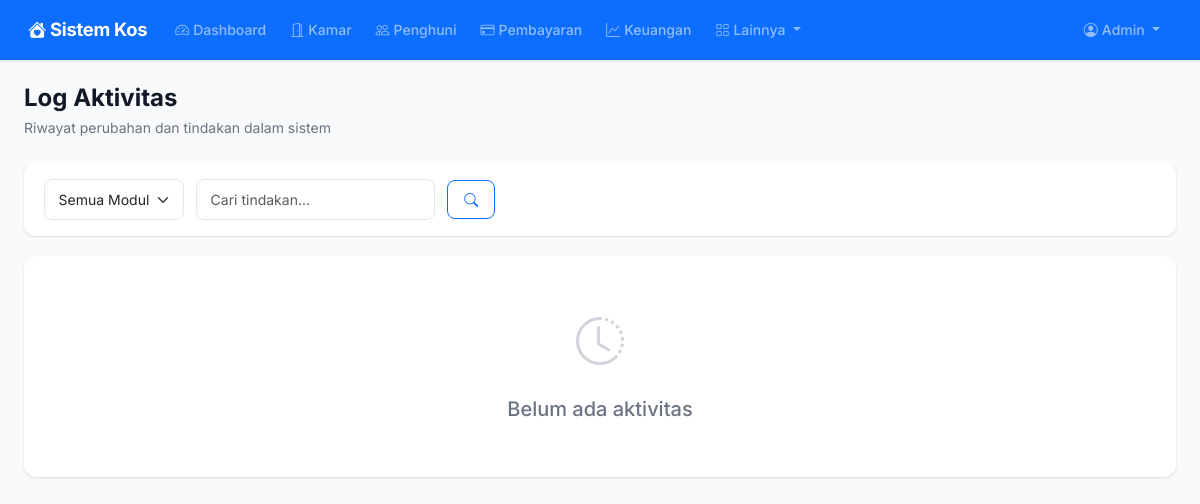
/aktivitas/ (signed in), run on an earlier commit of the app's database.
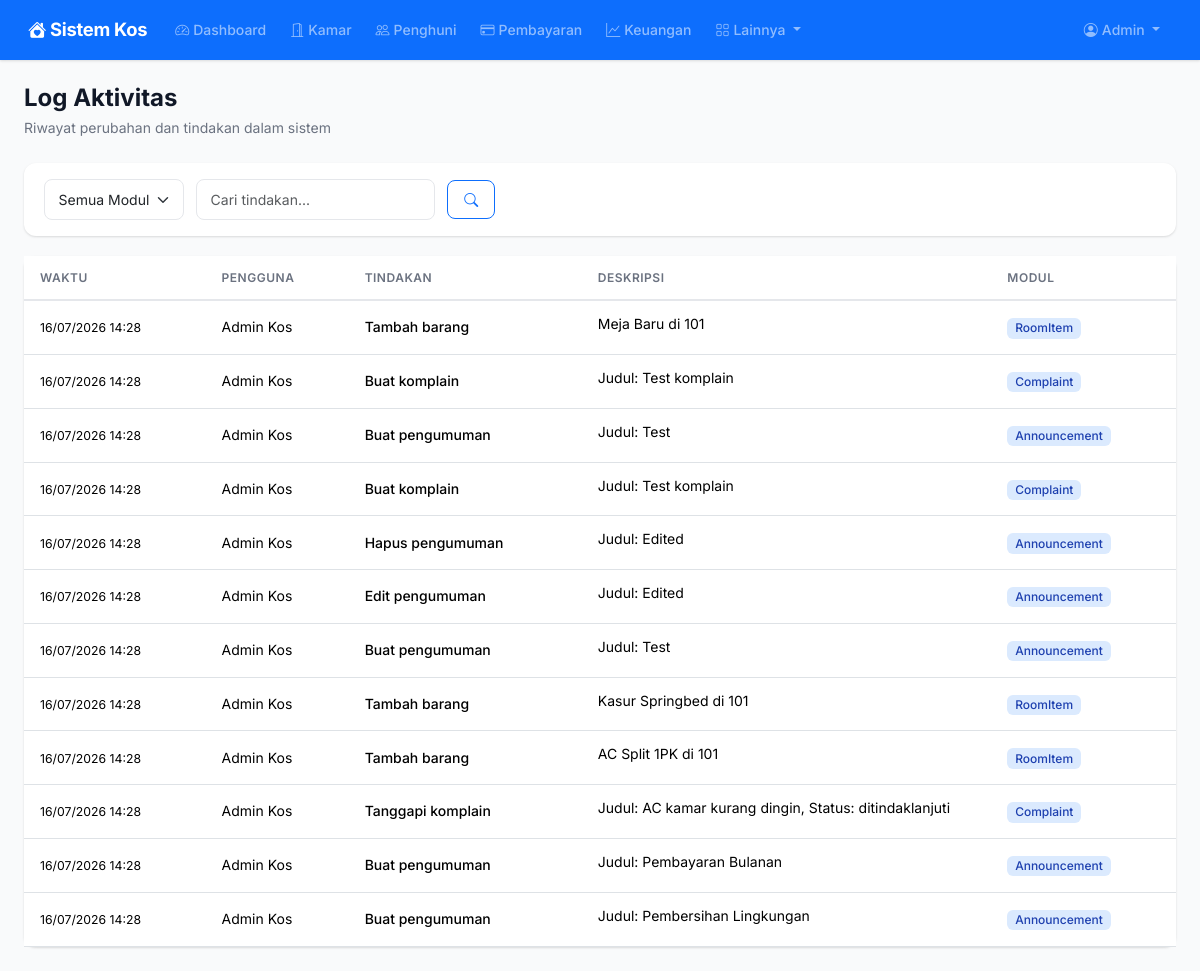
And on a later commit of the database.
### models.py (models this page shows, shortened)
class ActivityLog(db.Model):
    __tablename__ = "activity_logs"
    id = db.Column(db.Integer, primary_key=True)
    user_id = db.Column(db.Integer, db.ForeignKey("users.id"), nullable=True)
    tindakan = db.Column(db.String(100), nullable=False)
    deskripsi = db.Column(db.Text)
    model = db.Column(db.String(50))
    model_id = db.Column(db.Integer)
    created_at = db.Column(db.DateTime, default=datetime.utcnow)
    user = db.relationship("User", backref="activity_logs")

class User(UserMixin, db.Model):
    __tablename__ = "users"
    id = db.Column(db.Integer, primary_key=True)
    username = db.Column(db.String(80), unique=True, nullable=False)
    email = db.Column(db.String(120), unique=True, nullable=False)
    password_hash = db.Column(db.String(256), nullable=False)
    role = db.Column(db.String(20), nullable=False, default="client")
    nama_lengkap = db.Column(db.String(150), nullable=False)
    no_telepon = db.Column(db.String(20))
    alamat = db.Column(db.Text)
    is_active = db.Column(db.Boolean, default=True)
    created_at = db.Column(db.DateTime, default=datetime.utcnow)
    bookings = db.relationship("Booking", backref="client", lazy="dynamic")
    notifications = db.relationship("Notification", backref="user", lazy="dynamic")

### routes/activity_log.py (the view)
@activity_bp.route("/")
@login_required
def index():
    if current_user.role not in ("admin", "management"):
        return redirect(url_for("dashboard.index"))
    model = request.args.get("model", "")
    tindakan = request.args.get("tindakan", "")
    q = ActivityLog.query
    if model:
        q = q.filter_by(model=model)
    if tindakan:
        q = q.filter(ActivityLog.tindakan.ilike(f"%{tindakan}%"))
    logs = q.order_by(ActivityLog.created_at.desc()).limit(200).all()
    models = [m[0] for m in ActivityLog.query.with_entities(ActivityLog.model).distinct().all()]
    return render_template("activity/index.html", logs=logs, models=models)

### app.py (called while the page is built)
def create_app():
    app = Flask(__name__)
    app.config.from_object("config.Config")
    db.init_app(app)
    login_manager.init_app(app)
    csrf.init_app(app)
    login_manager.login_view = "auth.login"
    login_manager.login_message = "Silakan login terlebih dahulu."
    from models import User
    @login_manager.user_loader
    def load_user(user_id):
        return User.query.get(int(user_id))
    @app.context_processor
    def inject_now():
        from datetime import datetime
        return {"now": datetime.now()}
    @app.context_processor
    def inject_utility():
        from datetime import date
        return {"date_today": date.today()}
    from routes import register_routes
    register_routes(app)
    with app.app_context():
        db.create_all()
    return app

### templates/activity/index.html (shortened to what this page needs)
{% extends "base.html" %}
{% block content %}
<div class="page-header">
    <h1>Log Aktivitas</h1>
    <p>Riwayat perubahan dan tindakan dalam sistem</p>
</div>
<form class="filter-bar" method="GET">
    <select name="model" class="form-select" onchange="this.form.submit()">
        <option value="">Semua Modul</option>
    </select>
    <input type="text" name="tindakan" class="form-control" placeholder="Cari tindakan..."
           value="{{ request.args.get('tindakan', '') }}">
    <button type="submit" class="btn btn-outline-primary"><i class="bi bi-search"></i></button>
</form>
<div class="card border-0">
    <div class="card-body p-0">
        {% if logs %}
        <div class="table-responsive">
            <table class="table table-hover mb-0">
                <thead>
                    <tr>
                        <th>Waktu</th>
                        <th>Pengguna</th>
                        <th>Tindakan</th>
                        <th>Deskripsi</th>
                        <th>Modul</th>
                    </tr>
                </thead>
                <tbody>
                    {% for l in logs %}
                    <tr>
                        <td class="text-nowrap"><small>{{ l.created_at.strftime('%d/%m/%Y %H:%M') }}</small></td>
                        <td>{{ l.user.nama_lengkap if l.user else 'Sistem' }}</td>
                        <td class="fw-medium">{{ l.tindakan }}</td>
                        <td style="max-width:300px">
                            <span class="d-inline-block text-truncate" style="max-width:100%">{{ l.deskripsi }}</span>
                        </td>
                        <td><span class="badge badge-info">{{ l.model }}</span></td>
                    </tr>
                    {% endfor %}
                </tbody>
            </table>
        </div>
        {% else %}
        <div class="empty-state">
            <i class="bi bi-clock-history"></i>
            <h5>Belum ada aktivitas</h5>
        </div>
        {% endif %}
    </div>
</div>
{% endblock %}

What changed in the data, as far as the page shows it:
added ActivityLog: created_at "16/07/2026 14:28", user "Admin Kos", tindakan "Tambah barang", deskripsi "Meja Baru di 101", model "RoomItem"
added ActivityLog: created_at "16/07/2026 14:28", user "Admin Kos", tindakan "Buat komplain", deskripsi "Judul: Test komplain", model "Complaint"
added ActivityLog: created_at "16/07/2026 14:28", user "Admin Kos", tindakan "Buat pengumuman", deskripsi "Judul: Test", model "Announcement"
added ActivityLog: created_at "16/07/2026 14:28", user "Admin Kos", tindakan "Buat komplain", deskripsi "Judul: Test komplain", model "Complaint"
added ActivityLog: created_at "16/07/2026 14:28", user "Admin Kos", tindakan "Hapus pengumuman", deskripsi "Judul: Edited", model "Announcement"
added ActivityLog: created_at "16/07/2026 14:28", user "Admin Kos", tindakan "Edit pengumuman", deskripsi "Judul: Edited", model "Announcement"
added ActivityLog: created_at "16/07/2026 14:28", user "Admin Kos", tindakan "Buat pengumuman", deskripsi "Judul: Test", model "Announcement"
added ActivityLog: created_at "16/07/2026 14:28", user "Admin Kos", tindakan "Tambah barang", deskripsi "Kasur Springbed di 101", model "RoomItem"
added ActivityLog: created_at "16/07/2026 14:28", user "Admin Kos", tindakan "Tambah barang", deskripsi "AC Split 1PK di 101", model "RoomItem"
added ActivityLog: created_at "16/07/2026 14:28", user "Admin Kos", tindakan "Tanggapi komplain", deskripsi "Judul: AC kamar kurang dingin, Status: ditindaklanjuti", model "Complaint"
added ActivityLog: created_at "16/07/2026 14:28", user "Admin Kos", tindakan "Buat pengumuman", deskripsi "Judul: Pembayaran Bulanan", model "Announcement"
added ActivityLog: created_at "16/07/2026 14:28", user "Admin Kos", tindakan "Buat pengumuman", deskripsi "Judul: Pembersihan Lingkungan", model "Announcement"
Also different on the page:
text no longer shown: "Belum ada aktivitas"
text now shown: "WAKTU PENGGUNA TINDAKAN DESKRIPSI MODUL"
